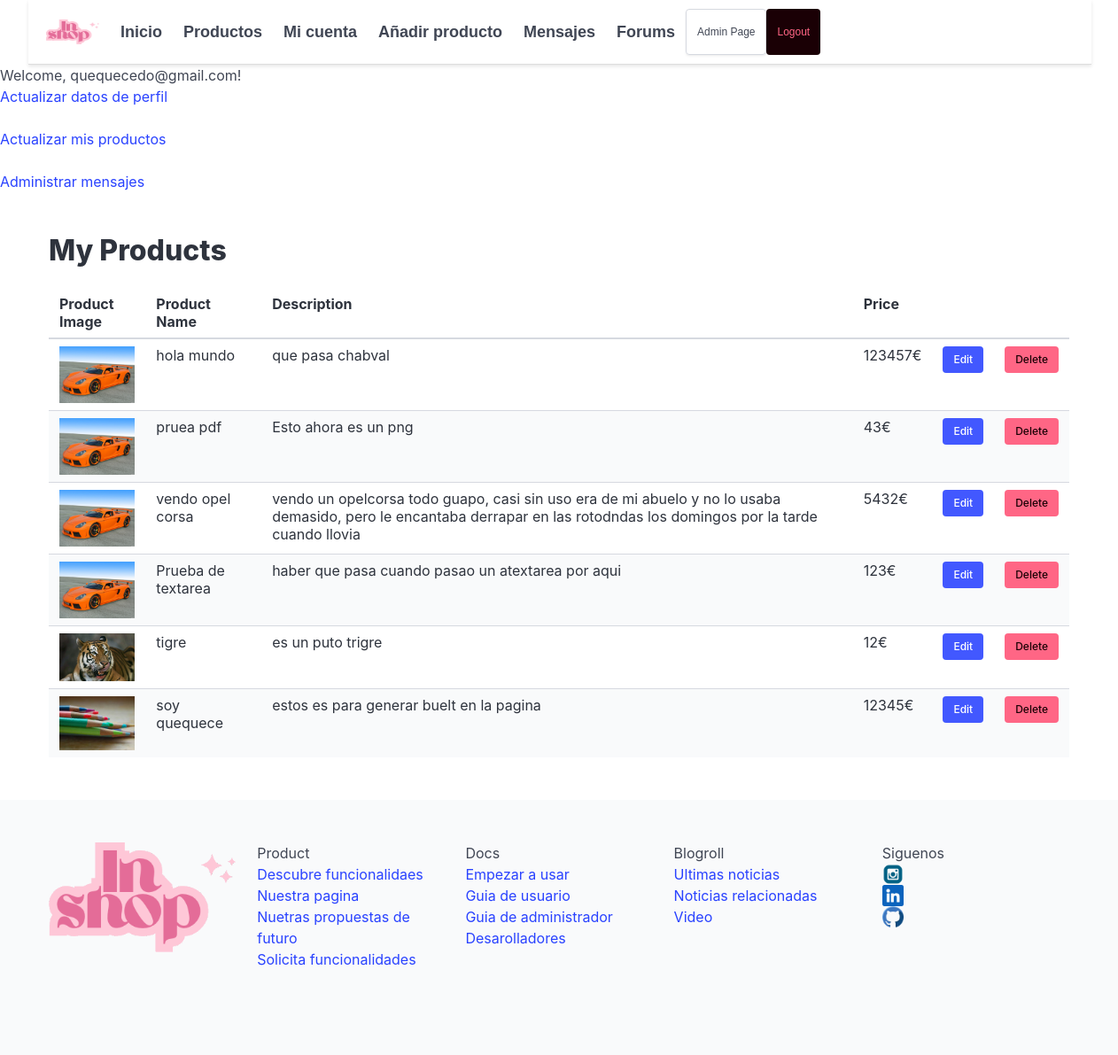
Page /php/user_acount/my_products.php (signed in) on the earlier database version.
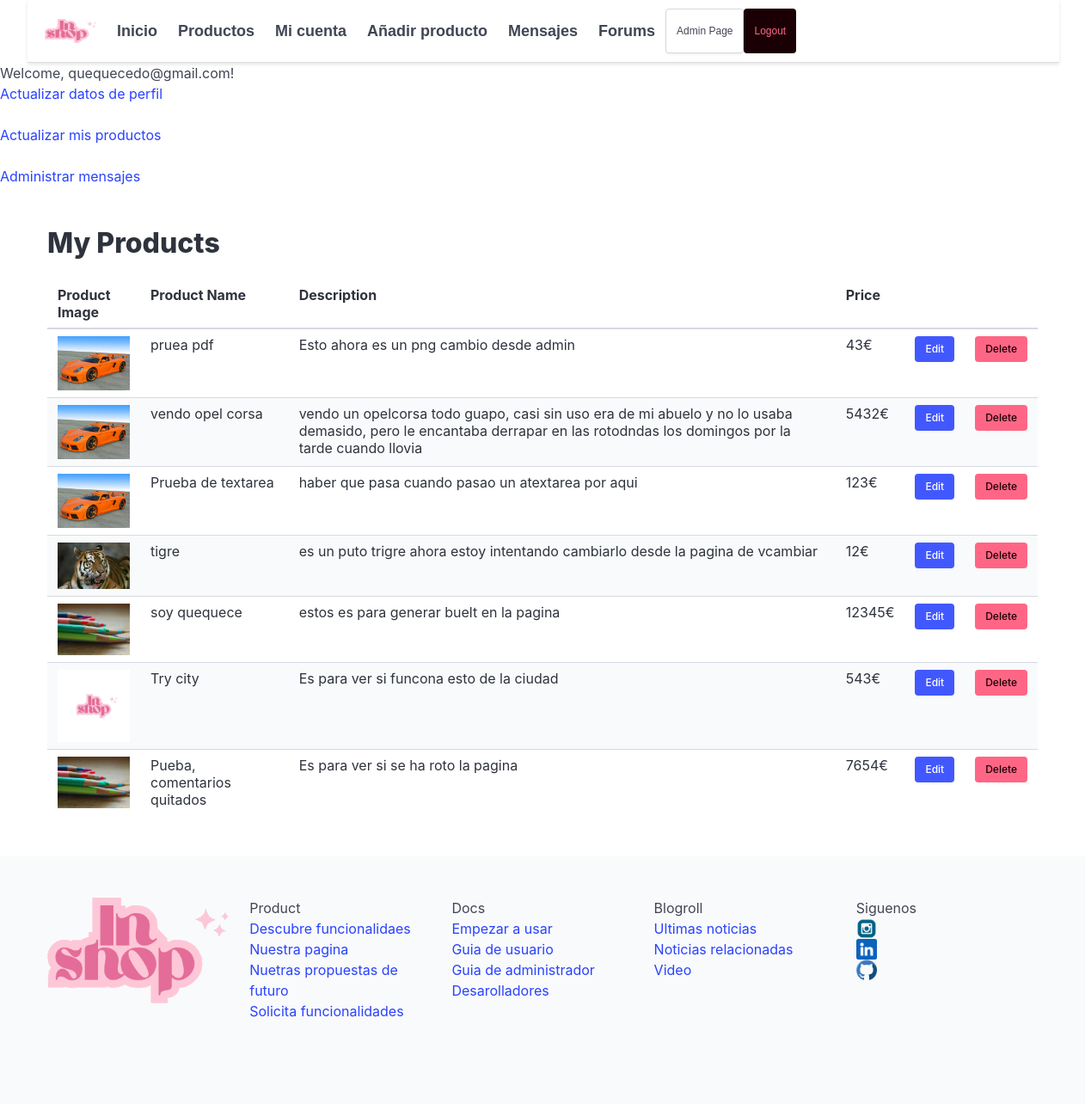
Same page on the later database version.
### tables this page shows
CREATE TABLE `product` (
  `product_id` int(9) NOT NULL,
  `product_name` varchar(30) NOT NULL,
  `price` float NOT NULL DEFAULT 0,
  `user_id` int(11) NOT NULL,
  `photo` text DEFAULT NULL,
  `description` text DEFAULT NULL,
  `city` varchar(30) DEFAULT NULL,
  `user_name` varchar(50) NOT NULL,
  `upload_date` date NOT NULL DEFAULT current_timestamp()
);

### php/user_acount/my_products.php (the view, shortened to what this page needs)
<?php
include '../my_account.php';
function ft_get_photo_folder($product_id)
{
    $connexion = ft_create_conexion();
    $sql = "SELECT photo FROM product WHERE product_id = ?";
    $stmt = $connexion->prepare($sql);
    $stmt->bind_param("i", $product_id);
    $stmt->execute();
    $result = $stmt->get_result();
    $row = $result->fetch_assoc();
    $photo_folder = $row ? $row['photo'] : NULL;
    return $photo_folder;
}
function ft_print_photo($photo_folder)
{
    $photos = ft_get_photos($photo_folder);
    echo "<div class='image-gallery' id='product-{$photo_folder}'>";
    if (!empty($photos))
    {
        echo "<img src='/tfg_shop/images/products/{$photo_folder}/{$photos[0]}' width='100px'>";
    }
    echo "</div>";
}
$user_products = ft_get_user_products($user_id);
?>
<!DOCTYPE html>
<html>
<head>
</head>
<body>
    <section class="section">
        <div class="container">
            <h1 class="title">My Products</h1>
            <table class="table is-fullwidth is-striped">
                <thead>
                    <tr>
                        <th>Product Image</th>
                        <th>Product Name</th>
                        <th>Description</th>
                        <th>Price</th>
                        <th></th>
                        <th></th>
                    </tr>
                </thead>
                <tbody>
                    <?php foreach ($user_products as $product): ?>
                        <tr>
                            <td><?php ft_print_photo(ft_get_photo_folder($product['product_id'])) ?></td>
                            <td><?php echo $product['product_name']; ?></td>
                            <td><?php echo $product['description']; ?></td>
                            <td><?php echo $product['price']; ?>€</td>
                            <td><a class="button is-small is-link"
                                    href="edit_product.php?product_id=<?php echo $product['product_id']; ?>">Edit</a></td>
                            <td><a class="button is-small is-danger"
                                    href="delete_product.php?product_id=<?php echo $product['product_id']; ?>">Delete</a>
                            </td>
                        </tr>
                    <?php endforeach; ?>
                </tbody>
            </table>
        </div>
    </section>
    <?php include '../footer.php'; ?>
</body>
</html>

Differences in the rows shown:
removed product: photo (picture), product_name "hola mundo", description "que pasa chabval", price "123457"
changed product "pruea pdf": description "Esto ahora es un png" → "Esto ahora es un png cambio desde admin"
changed product "tigre": description "es un puto trigre" → "es un puto trigre ahora estoy intentando cambiarlo desde la pagina de vcambiar"
added product: photo (picture), product_name "Try city", description "Es para ver si funcona esto de la ciudad", price "543"
added product: photo (picture), product_name "Pueba, comentarios quitados", description "Es para ver si se ha roto la pagina", price "7654"
